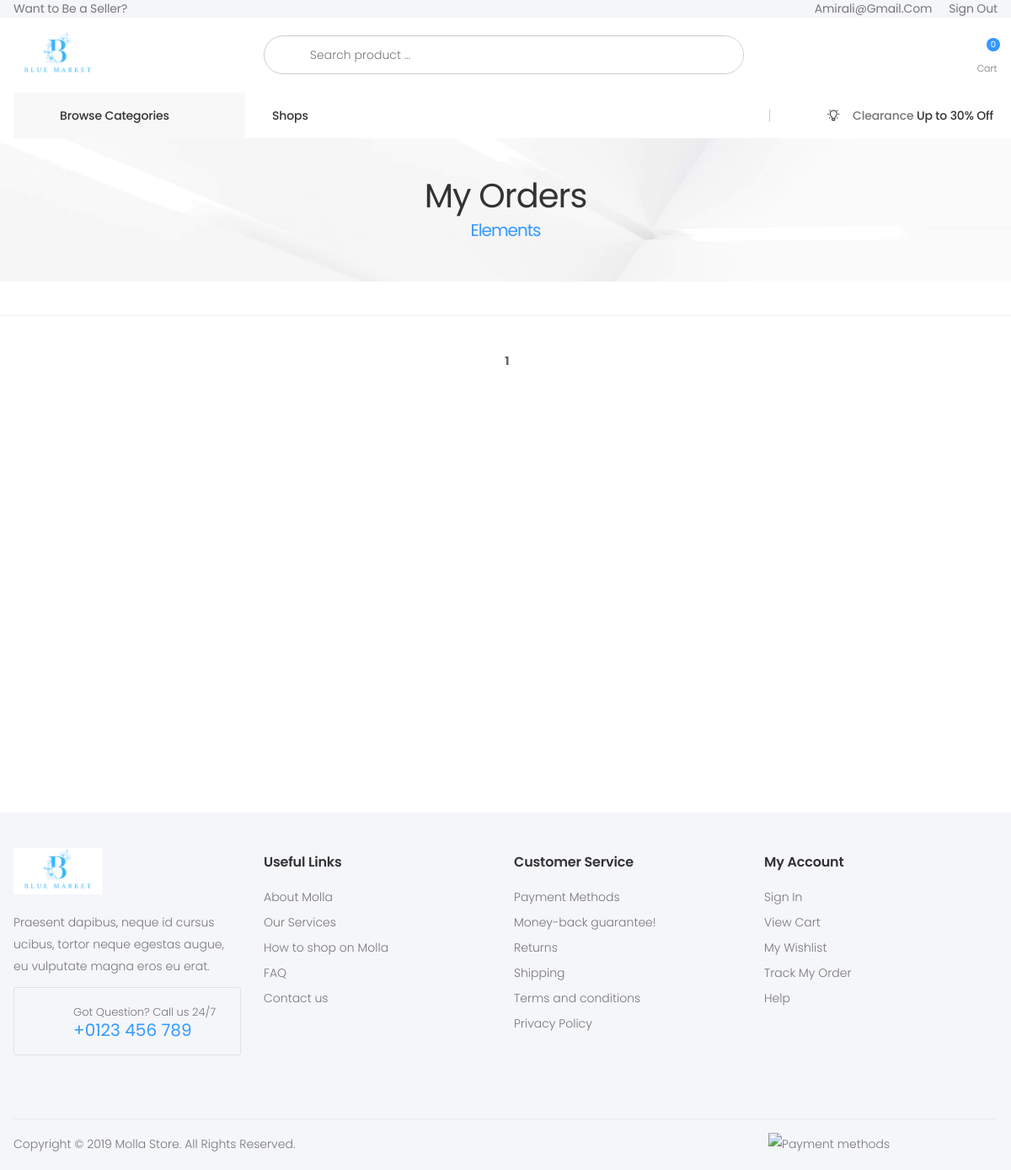
The page /dashboard/my_orders/ (signed in) on the database as committed earlier.
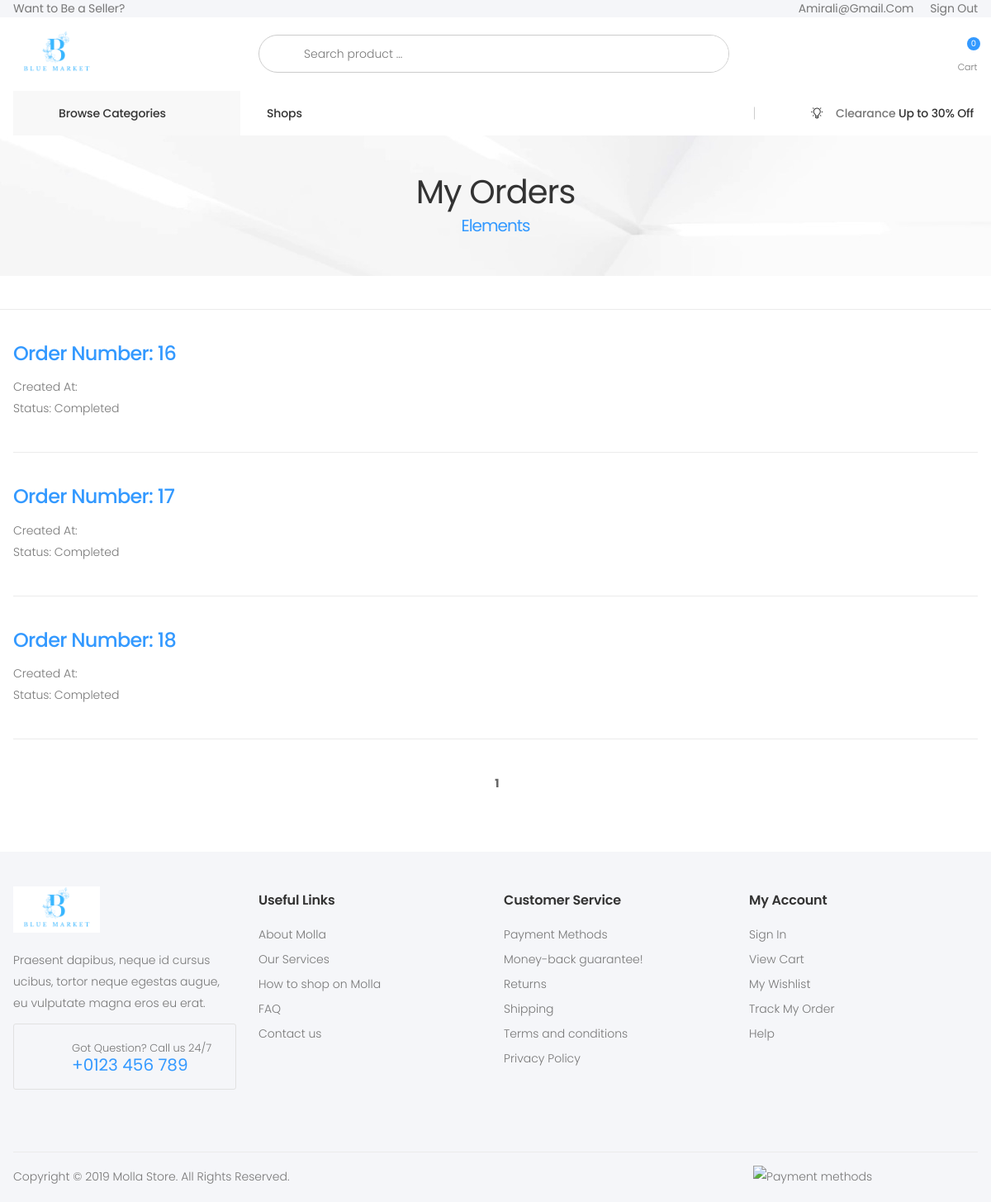
The same page on the database as committed later.
### orders/models.py (models this page shows, shortened)
class Order(models.Model):
    ORDER_TYPE = (
        ('processing', 'Processing'),
        ('shipped', 'Shipped')
    )
    created_at = jmodels.jDateTimeField(auto_now_add=True)
    updated_at = jmodels.jDateTimeField(auto_now=True)
    status = models.CharField(
        max_length=10, choices=ORDER_TYPE, default='processing')
    user = models.ForeignKey(
        User, on_delete=models.CASCADE, related_name='order')
    address = models.ForeignKey(
        Address, on_delete=models.DO_NOTHING, related_name='order_address')

### dashboard/views.py (the view)
# urls.py: path('my_orders/',CustomerOrdersListView.as_view(),name='my-orders'),
@method_decorator(roles_required('customer'), name='dispatch')
class CustomerOrdersListView(ListView):
    model = Order
    template_name = 'dashboard/customer-orders.html'
    def get_queryset(self):
        user = self.request.user
        user_order = Order.objects.filter(user=user)
        return user_order
    def get_context_data(self, **kwargs):
        context = super().get_context_data(**kwargs)
        paginator = Paginator(self.get_queryset() , 5)
        page_number = self.request.GET.get('page', 1)
        page_obj = paginator.get_page(page_number)
        context['page_obj'] = page_obj
        context['paginator'] = paginator
        return context

### orders/cart.py (called while the page is built)
    def __len__(self):
        return len(self.cart.keys())

### orders/context_processors.py (called while the page is built)
def cart(request):
    return {'cart':Cart(request)}

### vendors/context_processors.py (called while the page is built)
def myvendor(request):
    if request.user.is_authenticated:
        vendors = Vendor.objects.prefetch_related('user').filter(user=request.user.id)
        return {'my_vendor': vendors}
    else:
        return {}

### website/context_processors.py (called while the page is built)
def product_and_category(request):
    categories = Category.objects.all()
    products = Product.objects.all()
    vendors = Vendor.objects.all()
    return {'categories': categories, 'products': products, 'vendors': vendors}

### templates/dashboard/customer-orders.html (shortened to what this page needs)
{% extends "website/base.html" %}
{% load static %}
{% block header %}
{% include "website/header.html" with category=category %}
{% endblock header %}
{% block content %}
<body>
    <div class="page-wrapper">
        <main class="main">
        	<div class="page-header text-center" style="background-image: url('{% static "assets/images/page-header-bg.jpg" %}')">
        		<div class="container">
        			<h1 class="page-title">My Orders<span>Elements</span></h1>
        		</div>
        	</div>
            <hr class="mt-4 mb-4">
            <div class="page-content">
                <div class="container">
                    {% for order in page_obj %}
                    <h2 class="title"><a href="{% url 'dashboard:order-item' order.pk %}">Order Number: {{ order.id }}</a></h2>
                    <p>Created At: {{ order.created_at }}</p>
                    <p>Status: Completed</p>
                    <hr class="mt-4 mb-4">
                    {% endfor %}
                </div>
                <nav aria-label="Page navigation">
                    <ul class="pagination justify-content-center">
                        {% for num in paginator.page_range %}
                        {% if page_obj.number == num %}
                        <span class="current page-item"><b>{{ num }}</b></span>
                        {% elif num > page_obj.number|add:'-3' and num < page_obj.number|add:'3' %}
                        <li class="page-item"><a class="page-link" href="?page={{ num }}">{{num}}</a></li>
                        {% endif %}
                        {% endfor %}
                    </ul>
                </nav>
            </div>
        </main>
    </div>
</body>
{% endblock content %}
{% block footer %}
{% include "website/footer.html" %}
{% endblock footer %}

Rows that differ between the two databases and show on the page:
added Order: id "16"
added Order: id "17"
added Order: id "18"
